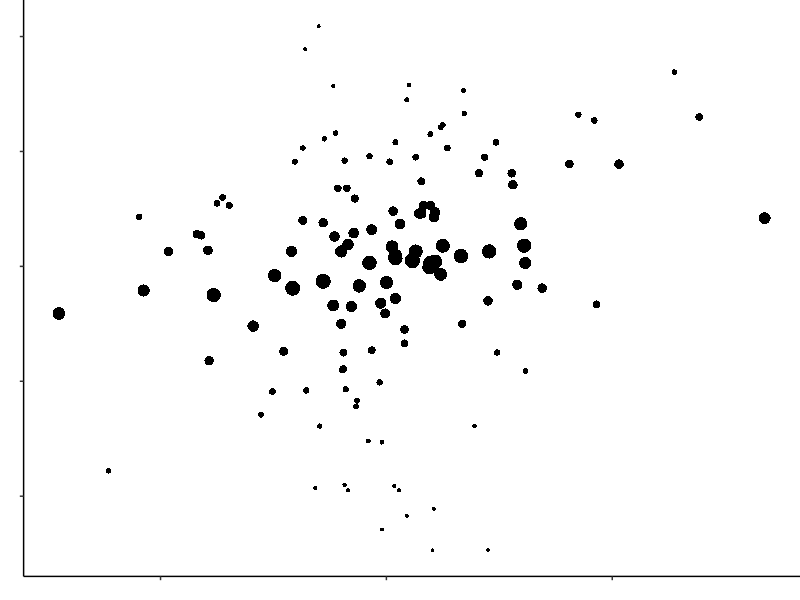
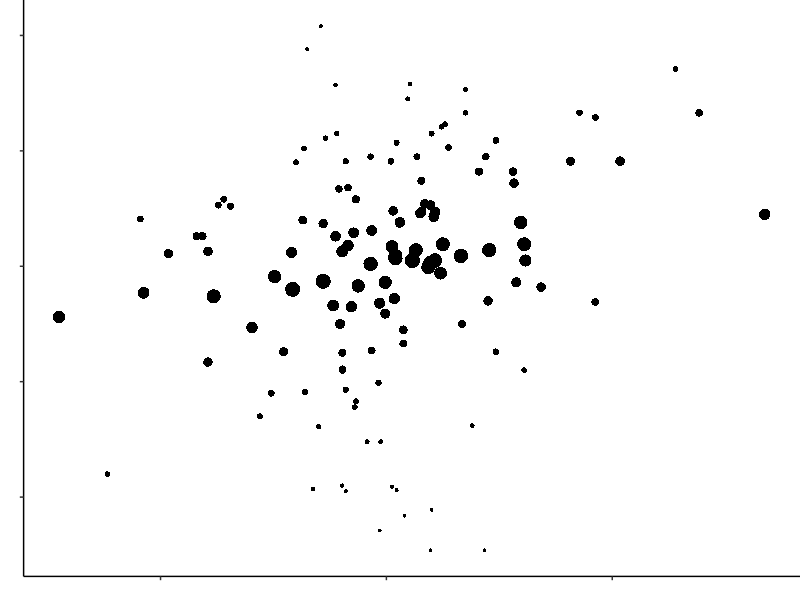
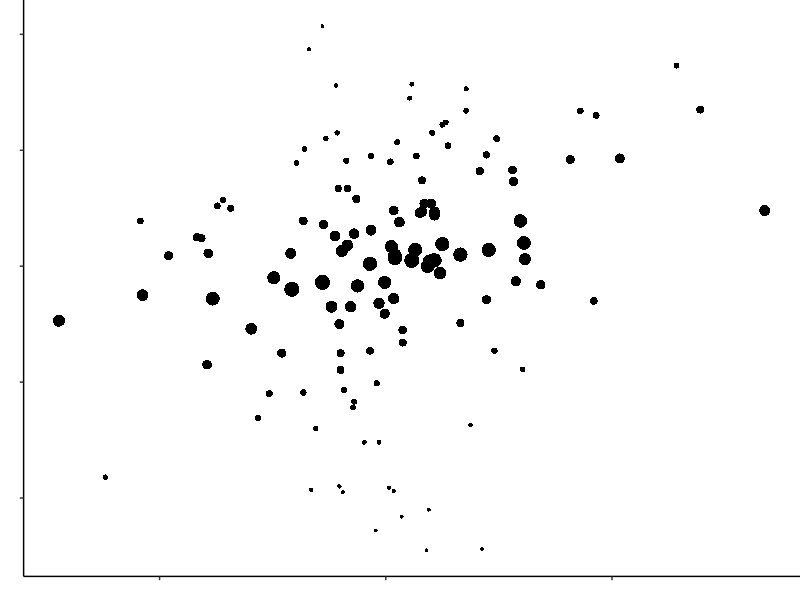
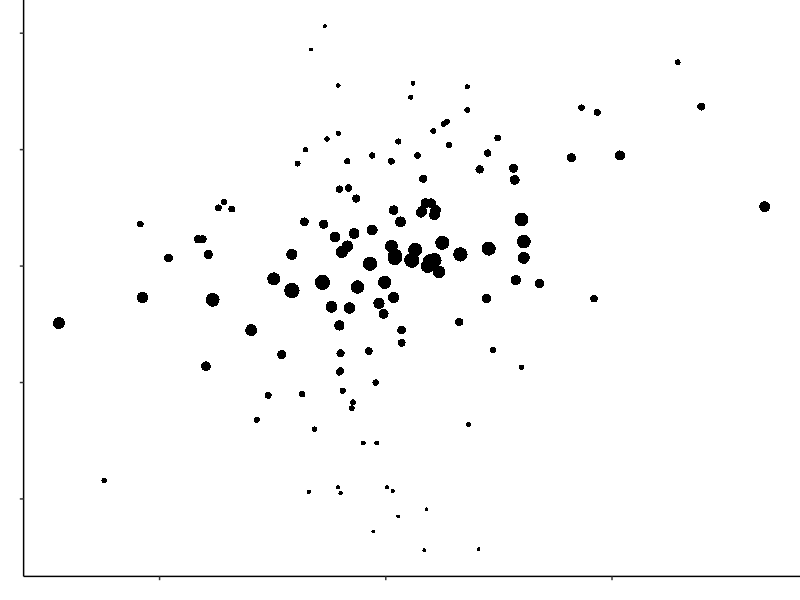
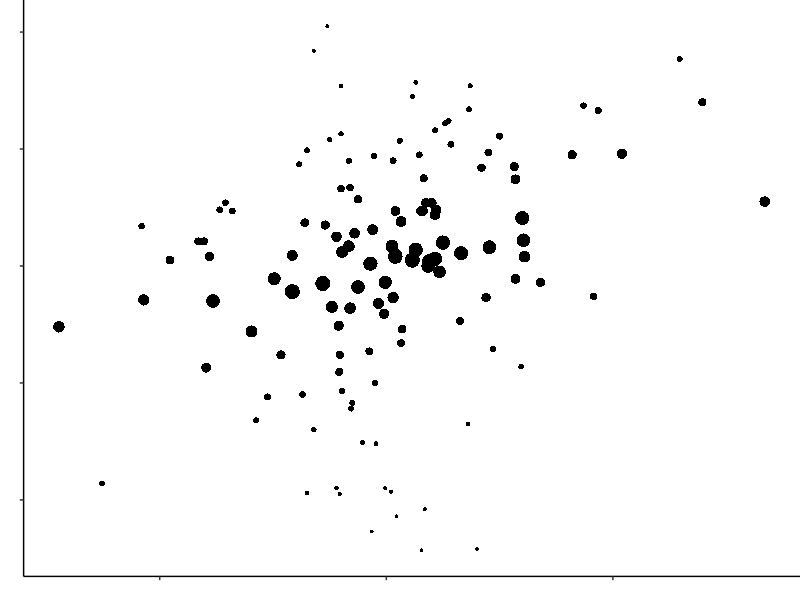
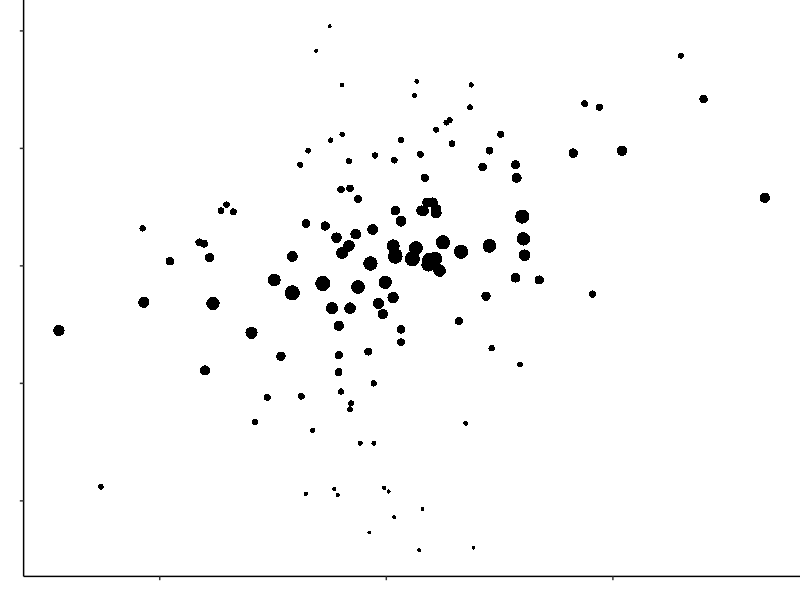
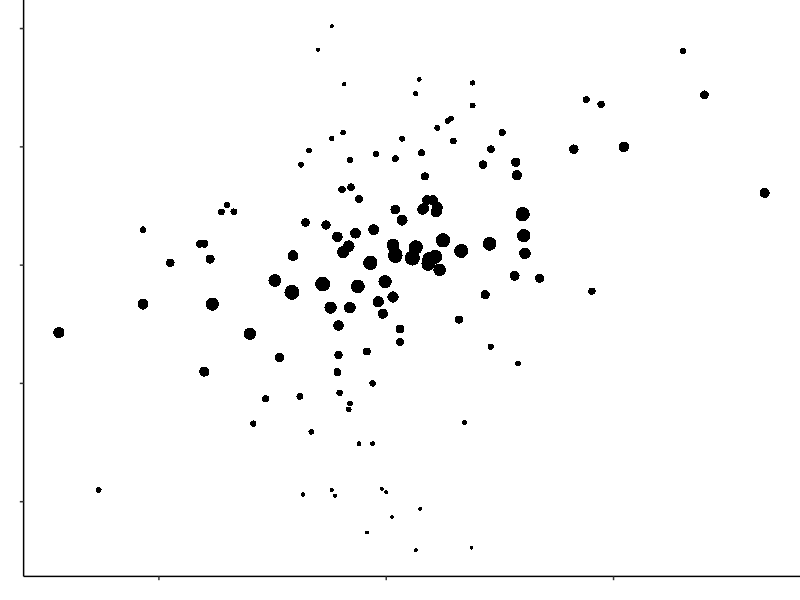
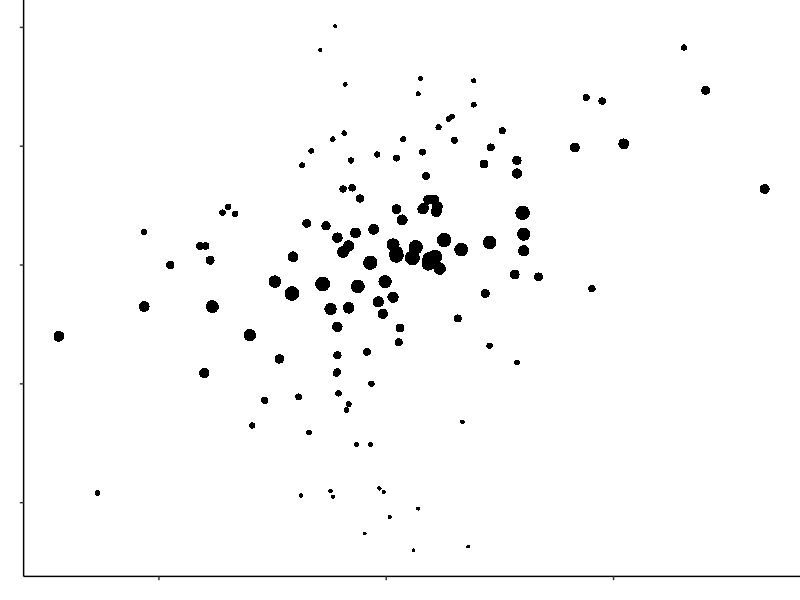

The R script that drew these images, in order: (Note: this script raises an error after producing the figures.)
## ---- chunk 1
knitr::opts_chunk$set(echo = TRUE)
## ---- chunk 2
library(MASS)
library(tidyverse)
library(Hmisc)
library(modelr)
library(scales)
library(gtools)
## ---- chunk 3
# We only want one unique set of plots

number_of_participants = 1

# With 4 levels of IV1 we 180/4 = 45 trials

number_of_trials = 45

set.seed(1234)

my_ss <- rep(1:number_of_participants, each = number_of_trials)

my_rs <- seq(0.2, 0.99, length.out = 45)

correlations <- tibble(my_ss = rep(my_ss, each = 4),  my_rs = rep(my_rs, each = 4))
## ---- chunk 4
add_residual_function <- function(my_desired_r) {
  
  set.seed(1234)

  my_sample_size = 128
  
  mean_variable_1 = 0
  sd_variable_1 = 1
  
  mean_variable_2 = 0
  sd_variable_2 = 1
  
  mu <- c(mean_variable_1, mean_variable_2) 
  
  myr <- my_desired_r * sqrt(sd_variable_1) * sqrt(sd_variable_2)
  
  mysigma <- matrix(c(sd_variable_1, myr, myr, sd_variable_2), 2, 2) 
  
  corr_data = as_tibble(mvrnorm(my_sample_size, mu, mysigma, empirical = TRUE))
  
  corr_model <- lm(V2 ~ V1, data = corr_data)
  
  my_residuals <- abs(residuals(corr_model))
  
  data_with_resid <- round(cbind(corr_data, my_residuals), 2)
  
  return(sum(data_with_resid$my_residuals))
  
}
## ---- chunk 5
r_vec <- correlations$my_rs
total_residuals <- c()
## ---- chunk 6
set.seed(1234)

for(value in r_vec) {
  new_value <- add_residual_function(value)
  total_residuals <- c(total_residuals, new_value) 
}
## ---- chunk 7
item_no <- rep(1:45, each = 4)
full_data <- cbind(item_no, correlations, total_residuals)
## ---- chunk 8
set.seed(1234)

corr_values <- seq(0.2, 0.99, length.out = 45)

max_residual <- function(my_desired_r){
  
my_sample_size = 128

mean_variable_1 = 0
sd_variable_1 = 1

mean_variable_2 = 0
sd_variable_2 = 1

mu <- c(mean_variable_1, mean_variable_2) 

myr <- my_desired_r * sqrt(sd_variable_1) * sqrt(sd_variable_2)

mysigma <- matrix(c(sd_variable_1, myr, myr, sd_variable_2), 2, 2) 

corr_data = as_tibble(mvrnorm(my_sample_size, mu, mysigma, empirical = TRUE))

corr_model <- lm(V2 ~ V1, data = corr_data)

my_residuals <- abs(residuals(corr_model))

data_with_resid <- round(cbind(corr_data, my_residuals), 2)

return(max(abs(data_with_resid$my_residuals)))

}

c <- as_tibble(sapply(corr_values, max_residual))

max(c$value)
## ---- chunk 9
# A: Non-Linear Size Decay, a = 0.25
# B: Linear Size Decay
# C: Non-Linear Size Decay, Inverted
# D: Full Size?
# This function generates the slope values needed to create plots with the various size decay parameters.
# Maximum residual with this seed is 3.2, so for linear slope, we divide all residuals by 3.2

slope_function <- function(my_desired_r) {
  set.seed(1234)
  
  my_sample_size = 128
  
  mean_variable_1 = 0
  sd_variable_1 = 1
  
  mean_variable_2 = 0
  sd_variable_2 = 1
  
  mu <- c(mean_variable_1, mean_variable_2) 
  
  myr <- my_desired_r * sqrt(sd_variable_1) * sqrt(sd_variable_2)
  
  mysigma <- matrix(c(sd_variable_1, myr, myr, sd_variable_2), 2, 2) 
  
  corr_data = as_tibble(mvrnorm(my_sample_size, mu, mysigma, empirical = TRUE))
  
  corr_model <- lm(V2 ~ V1, data = corr_data)
  
  my_residuals <- abs(residuals(corr_model))
  
  data_with_resid <- round(cbind(corr_data, my_residuals), 2)
  
slopes <- data_with_resid %>%
  mutate(slope_linear = my_residuals/3.2) %>%
  mutate(slope_0.25 = 1-(0.25)^my_residuals) %>%
  mutate(slope_inverted = (1 + (0.25)^ my_residuals)-1)

return(slopes)
}
## ---- chunk 10
plot_function <- function(slopes, my_desired_r, letter, size_value) {
  
  p <- ggplot(slopes, aes(x = V1, y = V2)) +
  scale_size_identity() +
  #geom_point(aes(size =  5-(5*-size_value)), shape = 16) +
  geom_point(aes(size =  4*(size_value+0.2)), shape = 16) +  
  labs(x = "", y = "") +
  theme_classic() +
  theme(axis.text = element_blank()) +
  theme(plot.margin = unit(c(0,0,0,0), "cm")) +
  theme(legend.position = "None")

ggsave(p,filename=paste0(counter, letter,".png"),
       device = "png",
       bg = "white",
       path = "all_plots",
       units = "px",
       width = 1000,
       height = 1000,
)
}
## ---- chunk 11
# This loop iterates the function above over the 45 r values in my_rs

# Running this chunk will use the function we defined above on each r value, 
# then saves the plot with the proper labeling

sizelevels <- list()


abcd <- c('A','B','C','D')

for (i in abcd) {
  counter = 1
  for (value in my_rs) {
    slopes <- slope_function(value)
    
sizelevels[['A']] <- (1-(slopes$slope_0.25))
sizelevels[['B']] <- (1-(slopes$slope_linear))
sizelevels[['C']] <- (1-(slopes$slope_inverted))
sizelevels[['D']] <- 1

    plot_function(slopes, value,i,sizelevels[[i]])
    if (counter > 0) {
      counter = counter + 1
    }
  }
}

## ---- chunk 12
images <- mixedsort(list.files(path = "all_plots"))

plot_labels <- rep(c("all_plots/"), each = 180)

plots_with_labels <- paste(plot_labels, images, sep = "")

final_data <- full_data %>%
  select(-c(item_no, my_ss))

unique_item_no <- c(1:180)

instructions <- rep(c("Please look at the following plot and use the slider to estimate the correlation"), each = 180)

data_with_plots <- cbind(unique_item_no, final_data, plots_with_labels, images, instructions)
## ---- chunk 13
mask_gen_function <- function() {

x <- LETTERS[1:20]
y <- paste0("var", seq(1,20))
data <- expand.grid(X=x, Y=y)
data$Z <- round(runif(400, 0, 1))

mask <- ggplot(data, aes(X, Y, fill= Z)) + 
  geom_tile() +
  scale_fill_gradient(low = "white", high = "black") +
  theme_void() +
  theme(legend.position = "None")

ggsave(mask,filename=paste("mask", counter,".png",sep=""),
       device = "png",
       bg = "white",
       path = "masks",
       units = "px",
       width = 1000,
       height = 1000,)
}

counter = 1
for (i in 1:186) {
  mask_gen_function()
  if (counter > 0) {
    counter = counter + 1
  }
}

masks <- mixedsort(list.files(path = "masks"))

mask_labels <- rep(c("masks/"), each = 186)

masks_with_labels <- paste(mask_labels, masks, sep = "")
## ---- chunk 14
size_w <- rep(c(0.86), times = 180)

size_h <- rep(c(0.86), times = 180)

colour <- rep(c("black"), times = 180)

data_with_sizes <- cbind(data_with_plots, size_h, size_w, colour)
## ---- chunk 15
my_rs <- rep(c(0, 1), times = c(3, 3))

total_residuals <- rep(c(0), times = 6)

plots_with_labels <- head(plots_with_labels)

images <- head(images)

unique_item_no <- c(181:186)

size_h <- rep(c(0.86), times = 6)

size_w <- rep(c(0.86), times = 6)

colour <- rep(c("red"), times = 6)

instructions <- rep(c("Please IGNORE the correlation displayed and set the slider to 0.",
                      "Please IGNORE the correlation displayed and set the slider to 1."),
                    times = c(3, 3))

attention_checks <- cbind(unique_item_no, my_rs, total_residuals, plots_with_labels, images,
                          size_h, size_w, instructions, colour)
## ---- chunk 16
exp_spatially_dependent_final <- rbind(data_with_sizes, attention_checks) %>%
  cbind(masks_with_labels)

write.csv(exp_spatially_dependent_final, "exp_size_only_full_data.csv", row.names = FALSE)
## ---- chunk 17
number_of_participants = 1

number_of_trials = 2

set.seed(12345)

my_rs <- rep(runif(number_of_trials, min = 0.2, max = 0.9), number_of_participants)
## ---- chunk 18
practice_plot_generation_function <- function(my_desired_r) {
  set.seed(12345)
  
  my_sample_size = 128
  
  mean_variable_1 = 0
  sd_variable_1 = 1
  
  mean_variable_2 = 0
  sd_variable_2 = 1
  
  mu <- c(mean_variable_1, mean_variable_2) 
  
  myr <- my_desired_r * sqrt(sd_variable_1) * sqrt(sd_variable_2)
  
  mysigma <- matrix(c(sd_variable_1, myr, myr, sd_variable_2), 2, 2) 
  
  corr_data = as_tibble(mvrnorm(my_sample_size, mu, mysigma, empirical = TRUE))
  
  corr_model <- lm(V2 ~ V1, data = corr_data)
  
  my_residuals <- abs(residuals(corr_model))
  
  data_with_resid <- round(cbind(corr_data, my_residuals), 2)

test_plot <- ggplot(data_with_resid, aes(x = V1, y = V2)) +
  geom_point()  +
  labs(x = "", y = "") +
  theme_classic() +
  theme(axis.text = element_blank()) +
  theme(plot.margin = unit(c(0,0,0,0), "cm")) +
  theme(legend.position = "None")

ggsave(test_plot,filename=paste0(counter,"P",".png"), 
       device = "png",
       bg = "white",
       path = "practice_plots",
       units = "px",
       width = 1000,
       height = 1000,
)

return()
}
## ---- chunk 19
counter = 1
for (value in my_rs) {
  practice_plot_generation_function(value)
  if (counter > 0) {
    counter = counter + 1
  }
  }
## ---- chunk 20
practice_images <- mixedsort(list.files(path = "practice_plots"))

size_h_p <- rep(c(0.86), times = 2)

size_w_p <- rep(c(0.86), times = 2)

practice_data <- cbind(practice_images, size_h_p, size_w_p)

write.csv(practice_data, "practice_plots.csv", row.names = FALSE)
## ---- chunk 21
set.seed(12345)

sample_sizes <- c(2,3,5,6,7,4)
## ---- chunk 22
vis_threshold_plot_function <- function(my_sample_size) {
    set.seed(12345)
  
  my_desired_r = 0.2 
  
  mean_variable_1 = 0
  sd_variable_1 = 1
  
  mean_variable_2 = 0
  sd_variable_2 = 1
  
  mu <- c(mean_variable_1, mean_variable_2) 
  
  myr <- my_desired_r * sqrt(sd_variable_1) * sqrt(sd_variable_2)
  
  mysigma <- matrix(c(sd_variable_1, myr, myr, sd_variable_2), 2, 2) 
  
  corr_data = as_tibble(mvrnorm(my_sample_size, mu, mysigma, empirical = TRUE))
  
  corr_model <- lm(V2 ~ V1, data = corr_data)
  
  my_residuals <- abs(residuals(corr_model))
  
  data_with_resid <- round(cbind(corr_data, my_residuals), 2)

threshold_plot <- ggplot(data_with_resid, aes(x = V1, y = V2)) +
  geom_point()  +
  labs(x = "", y = "") +
  theme_classic() +
  theme(axis.text = element_blank()) +
  theme(plot.margin = unit(c(0,0,0,0), "cm")) +
  theme(legend.position = "None")

ggsave(threshold_plot,filename=paste0(value, "_","VT",".png"), 
       device = "png",
       bg = "white",
       path = "vis_threshold_plots",
       units = "px",
       width = 1000,
       height = 1000,
)

return()
}
## ---- chunk 23
counter = 1
for (value in sample_sizes) {
  vis_threshold_plot_function(value)
  if (counter > 0) {
    counter = counter + 1
  }
  }
## ---- chunk 24
vis_threshold_images <- mixedsort(list.files(path = "vis_threshold_plots"))

size_h_p <- rep(c(0.8), times = 2)

size_w_p <- rep(c(0.8), times = 2)

practice_data <- cbind(vis_threshold_images, size_h_p, size_w_p)

write.csv(practice_data, "vis_threshold_plots.csv", row.names = FALSE)
